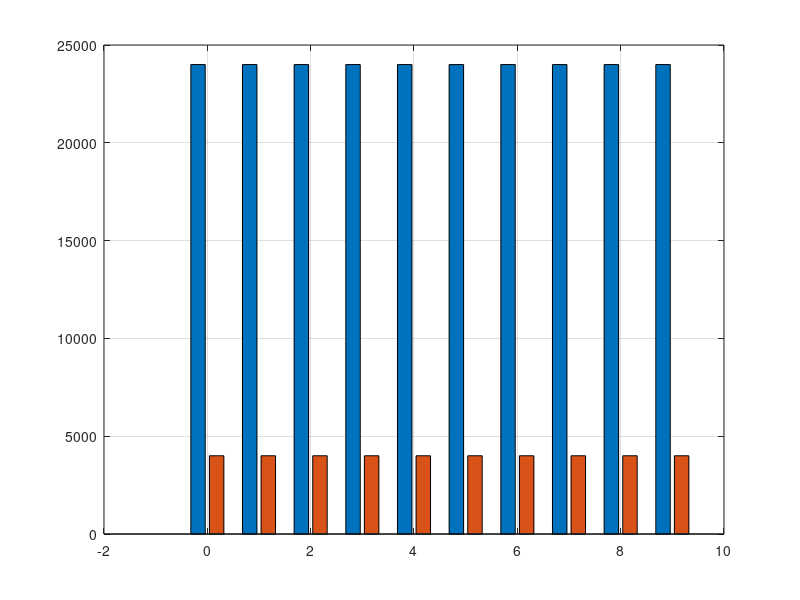

Here is the MATLAB script that generated this plot: (Note: this script raises an error after producing the figure.)
clc,clear,close all

load nums.mat

SampleNums = [training_nums,test_nums];

figure("Units","pixels","Position",[80,454,1746,334])
axes
grid(gca,"on")
box(gca,"on")
hold(gca,"on")

b = bar(Classes,SampleNums);
b(1).FaceColor = [7,84,213]/255;
b(2).FaceColor = [249,82,107]/255;

legend("Training","Test")
set(gca,"FontSize",15)
